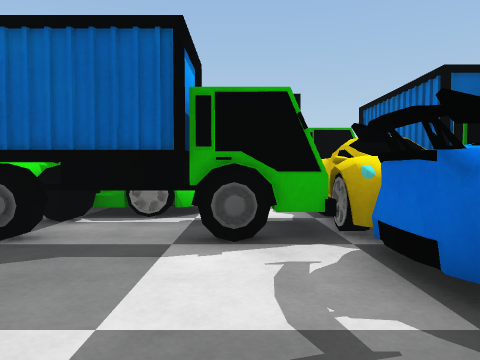
[1] (above)

16 first-person views from a walk through a 3-D level made in the Unity game engine. The camera is 0.42 m above the floor, tilts 2° down and sees 70° across. The floor is counted in squares, 0.5 m on a side. Each view is taken from the middle of a square. On the plan, view 1 faces up. The plan holds only what a view shows up to about 11 squares ahead; the rest is blank. The player character is not drawn. Some surface patterns are stand-ins.

[2]
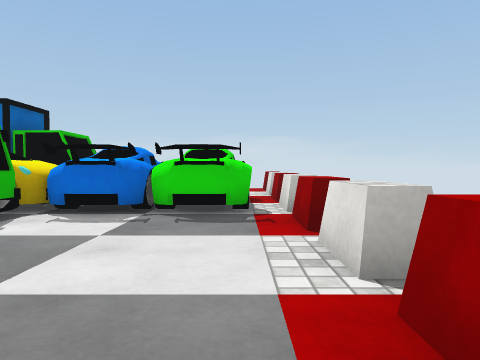

[3]
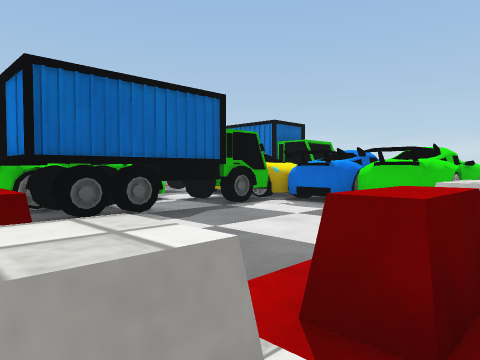

[4]
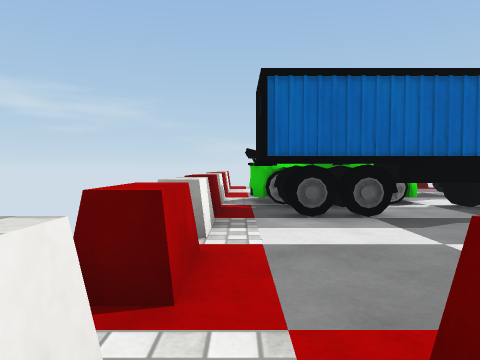

[5]
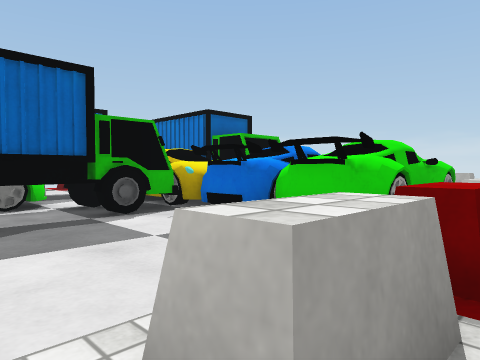

[6]
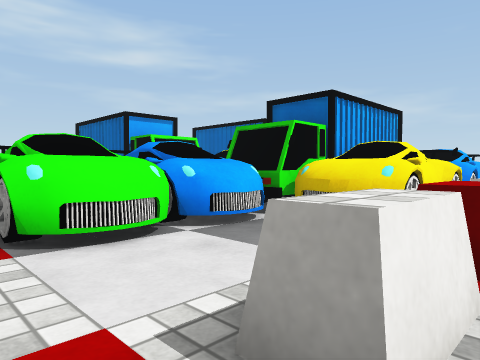

[7]
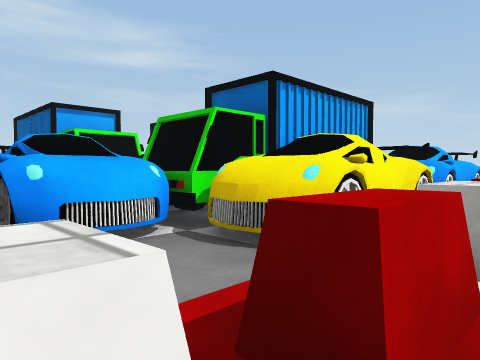

[8]
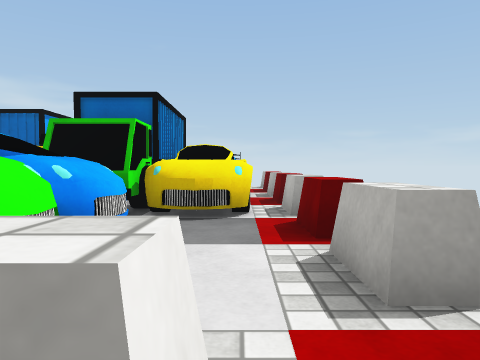

[9]
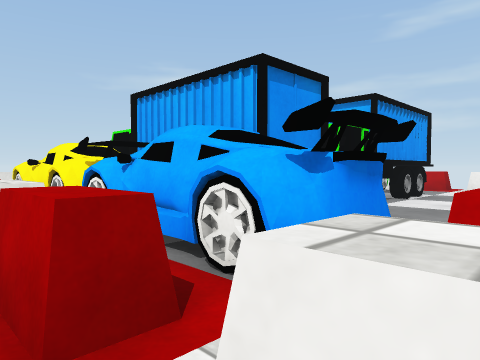

[10]
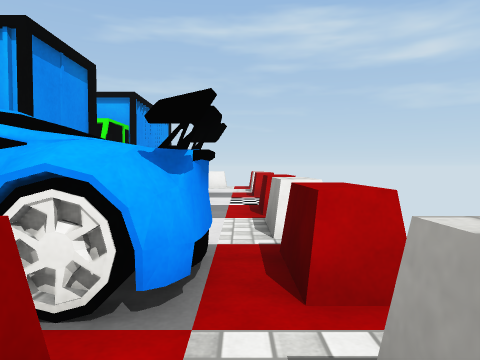

[11]
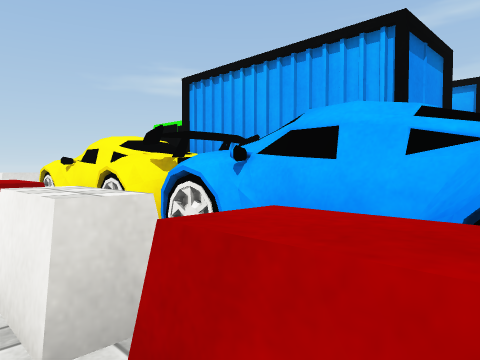

[12]
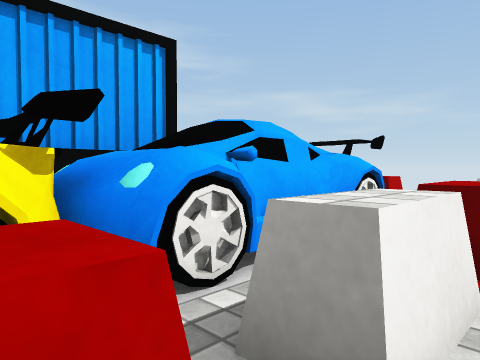

[13]
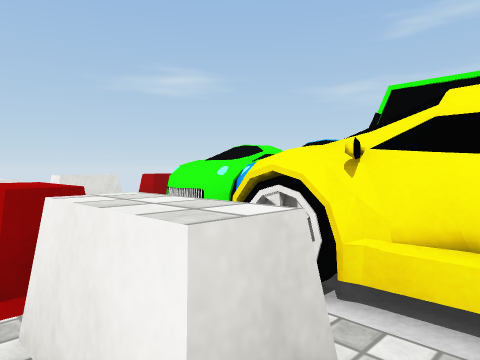

[14]
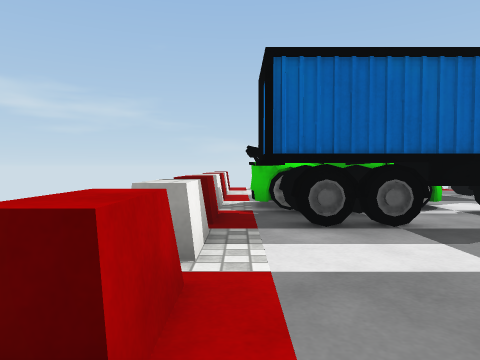

[15]
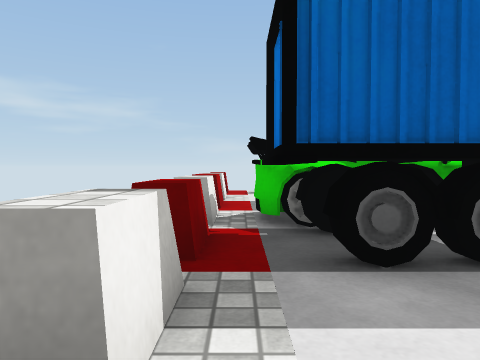

[16]
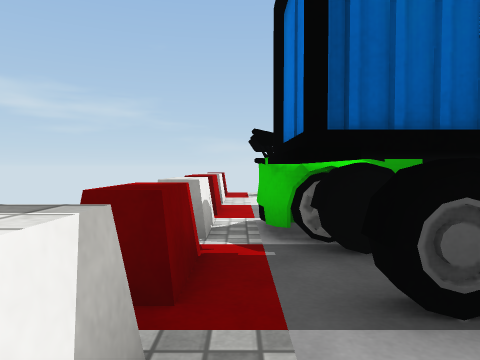

### Floor plan
Key: @ floor where view 1 was taken; # wall or solid block; x gap in a wall; . floor; = window, fence, low wall or low ledge; T truck; O other object.
Columns run from 6 left of view 1 to 9 right of it. Each row starts with its distance up from view 1.
 13 ==   =  =======.
 12  .  ==..===#OO..
 11 ==  ......  OO=.
 10 == TTTTTTTTTOO=
  9 ==  ###TTT##OO=
  8 =#    TTTT #OO=
  7 =O    . OT TOO=.
  6 =TTTTTTTOT TOO=.
  5 =T###TTTOTTTOO=
  4 =T##TTTTOTTTOO=.
  3 =......OOOOO..=.
  2 x......OOOOO..x
  1 =......OOOOO..=.
  0 x.....@OOOOO..x
 -1 =.=x=x=======x .
 -2 .. ....      .

Where each view was taken, in squares from view 1:
view 1: 0 up, 0 right, facing up
view 2: 0 up, 5 left, facing right
view 3: 2 down, 6 left, facing up-right
view 4: 2 down, 5 left, facing up
view 5: 2 down, 3 left, facing up-right
view 6: 1 down, 9 right, facing up-left
view 7: 1 up, 9 right, facing up-left
view 8: 2 down, 7 right, facing up
view 9: 13 up, 9 right, facing down-left
view 10: 12 up, 9 right, facing left
view 11: 11 up, 9 right, facing down-left
view 12: 7 up, 9 right, facing up-left
view 13: 6 up, 9 right, facing down-left
view 14: 1 down, 5 left, facing up
view 15: 1 up, 5 left, facing up
view 16: 2 up, 5 left, facing up
